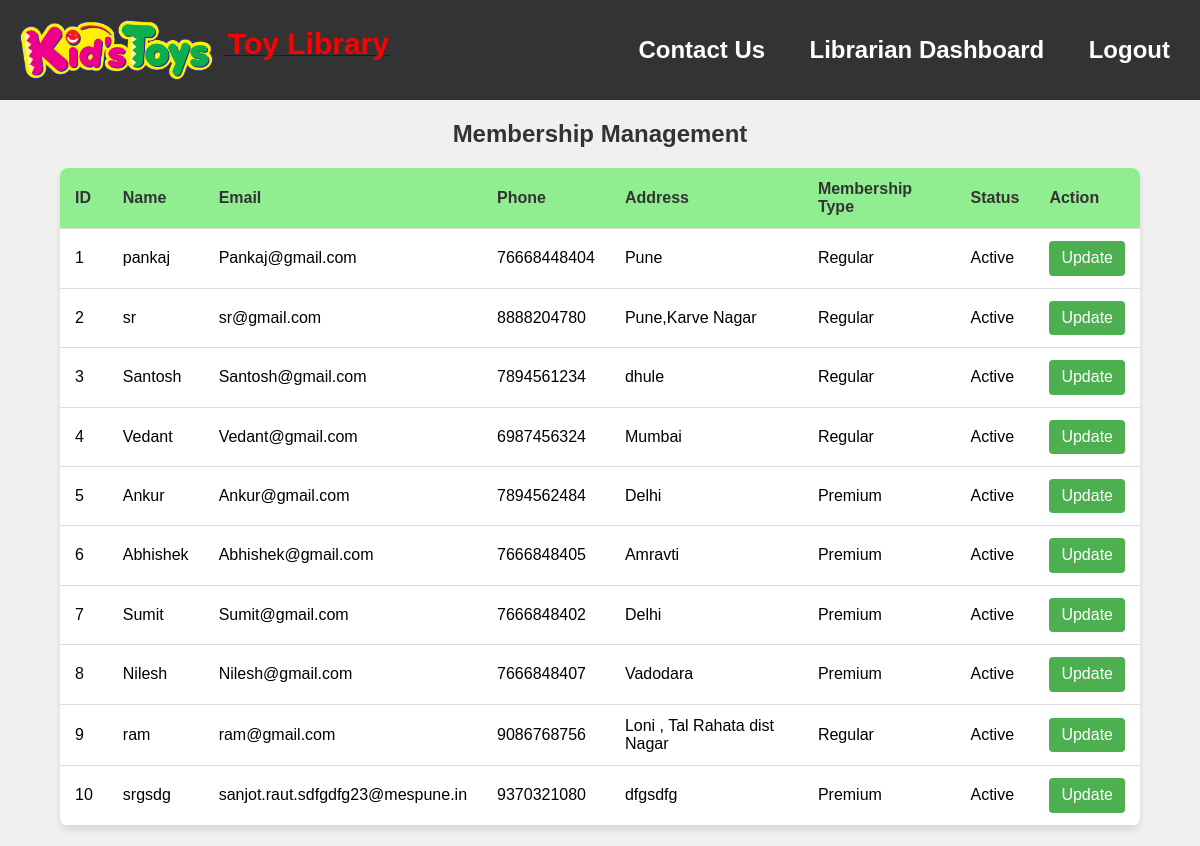
Page /librarian/update_membership.php (signed in) on the committed database.
### tables this page shows
CREATE TABLE `members` (
  `id` int(11) NOT NULL,
  `username` varchar(50) NOT NULL,
  `password` varchar(255) NOT NULL,
  `full_name` varchar(100) NOT NULL,
  `email` varchar(100) NOT NULL,
  `date_of_birth` date NOT NULL,
  `address` varchar(255) NOT NULL,
  `contact_number` varchar(20) NOT NULL,
  `deposit` decimal(10,2) NOT NULL,
  `profile_picture` varchar(255) DEFAULT NULL,
  `registration_date` timestamp NOT NULL DEFAULT current_timestamp()
);

CREATE TABLE `membership_details` (
  `id` int(11) NOT NULL,
  `member_id` int(11) NOT NULL,
  `type` varchar(50) NOT NULL,
  `duration` int(11) NOT NULL,
  `start_date` timestamp NOT NULL DEFAULT current_timestamp(),
  `end_date` date NOT NULL,
  `status` varchar(20) NOT NULL DEFAULT 'Active',
  `amount_paid` decimal(10,2) NOT NULL,
  `num_toys_borrowed` int(11) NOT NULL DEFAULT 0
);

### librarian/update_membership.php (the view, shortened to what this page needs)
<?php
require "../db_connect.php";
require "header_librarian.php";
$query = $con->query("SELECT * FROM members");
$members = $query->fetch_all(MYSQLI_ASSOC);
?>
<!DOCTYPE html>
<html lang="en">
<head>
    <link rel="stylesheet" href="https://cdnjs.cloudflare.com/ajax/libs/normalize/8.0.1/normalize.min.css">
</head>
<body>
    <div class="container">
        <h2>Membership Management</h2>
        <table>
            <thead>
                <tr>
                    <th>ID</th>
                    <th>Name</th>
                    <th>Email</th>
                    <th>Phone</th>
                    <th>Address</th>
                    <th>Membership Type</th>
                    <th>Status</th>
                    <th>Action</th>
                </tr>
            </thead>
            <tbody>
                <?php foreach ($members as $member) : ?>
                    <tr>
                        <td><?php echo $member['id']; ?></td>
                        <td><?php echo $member['username']; ?></td>
                        <td><?php echo $member['email']; ?></td>
                        <td><?php echo $member['contact_number']; ?></td>
                        <td><?php echo $member['address']; ?></td>
                        <?php
                        $query = $con->prepare("SELECT * FROM membership_details WHERE member_id = ? ORDER BY id DESC LIMIT 1");
                        $query->bind_param("i", $member['id']);
                        $query->execute();
                        $membership_details = $query->get_result()->fetch_assoc();
                        ?>
                        <td><?php echo $membership_details['type']; ?></td>
                        <td><?php echo $membership_details['status']; ?></td>
                        <td>
                            <button type="button" onclick="showPopup(<?php echo $member['id']; ?>)">Update</button>
                        </td>
                    </tr>
                <?php endforeach; ?>
            </tbody>
        </table>
    </div>
</body>
</html>

### librarian/header_librarian.php (style rules this page uses)
body { margin: 0; font-family: 'Open Sans', sans-serif; background-color: #f4f4f4; }

### librarian/update_membership.php (style rules this page uses)
body { font-family: Arial, sans-serif; background-color: #f0f0f0; margin: 0; padding: 0; }
.container { width: 90%; margin: 20px auto; }
h2 { font-size: 24px; margin-bottom: 20px; color: #333; text-align: center; }
table { width: 100%; border-collapse: collapse; background-color: #fff; box-shadow: 0 4px 6px rgba(0, 0, 0, 0.1); border-radius: 8px; overflow: hidden; }
th, td { padding: 12px 15px; text-align: left; border-bottom: 1px solid #ddd; }
th { background-color: lightgreen; font-weight: bold; color: #333; }
button { padding: 8px 12px; background-color: #4CAF50; color: white; border: none; border-radius: 4px; cursor: pointer; transition: background-color 0.3s; }

### rows in the picture
members: id "1", username "pankaj", email "Pankaj@gmail.com", contact_number "76668448404", address "Pune", membership_details.type "Regular", membership_details.status "Active"
members: id "2", username "sr", email "sr@gmail.com", contact_number "8888204780", address "Pune,Karve Nagar", membership_details.type "Regular", membership_details.status "Active"
members: id "3", username "Santosh", email "Santosh@gmail.com", contact_number "7894561234", address "dhule", membership_details.type "Regular", membership_details.status "Active"
members: id "4", username "Vedant", email "Vedant@gmail.com", contact_number "6987456324", address "Mumbai", membership_details.type "Regular", membership_details.status "Active"
members: id "5", username "Ankur", email "Ankur@gmail.com", contact_number "7894562484", address "Delhi", membership_details.type "Premium", membership_details.status "Active"
members: id "6", username "Abhishek", email "Abhishek@gmail.com", contact_number "7666848405", address "Amravti", membership_details.type "Premium", membership_details.status "Active"
members: id "7", username "Sumit", email "Sumit@gmail.com", contact_number "7666848402", address "Delhi", membership_details.type "Premium", membership_details.status "Active"
members: id "8", username "Nilesh", email "Nilesh@gmail.com", contact_number "7666848407", address "Vadodara", membership_details.type "Premium", membership_details.status "Active"
members: id "9", username "ram", email "ram@gmail.com", contact_number "9086768756", address "Loni , Tal Rahata dist Nagar", membership_details.type "Regular", membership_details.status "Active"
members: id "10", username "srgsdg", email "sanjot.raut.sdfgdfg23@mespune.in", contact_number "9370321080", address "dfgsdfg", membership_details.type "Premium", membership_details.status "Active"
